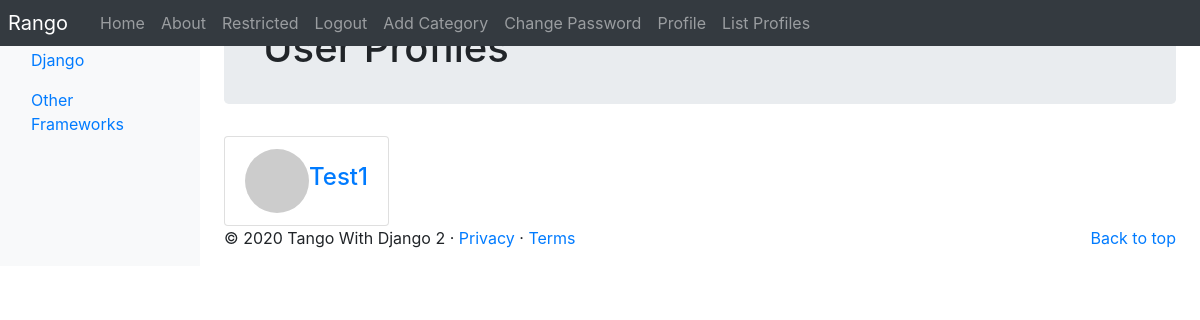
The page /rango/profiles/ (signed in) on the database its author committed.
### rango/models.py (models this page shows, shortened)
class Category(models.Model):
    NAME_MAX_LENGTH = 128
    name = models.CharField(max_length=NAME_MAX_LENGTH, unique=True)
    views = models.IntegerField(default=0)
    likes = models.IntegerField(default=0)
    slug = models.SlugField(unique=True)
    class Meta:
        verbose_name_plural = 'categories'

class UserProfile(models.Model):
    user = models.OneToOneField(User, on_delete=models.CASCADE)
    website = models.URLField(blank=True)
    picture = models.ImageField(upload_to='profile_images', blank=True)

### rango/views.py (the view)
# urls.py: path('profiles/', views.ListProfilesView.as_view(), name='list_profiles'),
class ListProfilesView(View):
    @method_decorator(login_required)
    def get(self, request):
        profiles = UserProfile.objects.all()
        return render(request,
        'rango/list_profiles.html',
        {'user_profile_list': profiles})

### rango/templatetags/rango_template_tags.py (called while the page is built)
@register.inclusion_tag('rango/categories.html')
def get_category_list(current_category=None):
    return {'categories': Category.objects.all(),
            'current_category': current_category}

### templates/rango/list_profiles.html (shortened to what this page needs)
{% extends 'rango/base.html' %}
{% load staticfiles %}
{% block body_block %}
<div class="jumbotron p-4">
    <div class="container">
        <h1 class="jumbotron-heading">User Profiles</h1>
    </div>
</div>
<div class="container">
    <div class="row">
        {% if user_profile_list %}
        <div class="panel-body">
            <div class="list-group">
            {% for list_user in user_profile_list %}
                <div class="list-group-item d-flex align-items-center">
                    <img src="{% if list_user.picture %}{{ list_user.picture.url }}{% else %}https://loremflickr.com/64/64/people{% endif %}"
                         alt="Profile Picture"
                         class="rounded-circle"
                         width="64"
                         height="64">
                    <h4 class="list-group-item-heading ms-3">
                        <a href="{% url 'rango:profile' username=list_user.user.username %}">
                            {{ list_user.user.username }}
                        </a>
                    </h4>
                </div>
            {% endfor %}
        </div>
    </div>
    {% else %}
    <p>There are no users present on Rango.</p>
    {% endif %}
</div>
</div>
{% endblock %}

### templates/rango/categories.html (shortened to what this page needs)
<ul class="nav flex-column">
{% if categories %}
    {% for c in categories %}
    {% if c == current_category %}
        <li class="nav-item">
        <a class="nav-linkactive" href="{% url  'rango:show_category' c.slug %}">
            <span data-feather="archive"></span>{{  c.name  }}
        </a>
        </li>
 {%else %}
       <li class="nav-item">
       <a class="nav-link" href="{% url 'rango:show_category' c.slug %}">
        {{  c.name  }}
       </a>
       </li>
  {% endif %}
  {% endfor %}
  {% else %}
   <li class="nav-item">There are no categories present.</li>
  {% endif %}
   </ul>

### rows shown on the page
Category: name "Django"
Category: name "Other Frameworks"
UserProfile: user.username "Test1"
